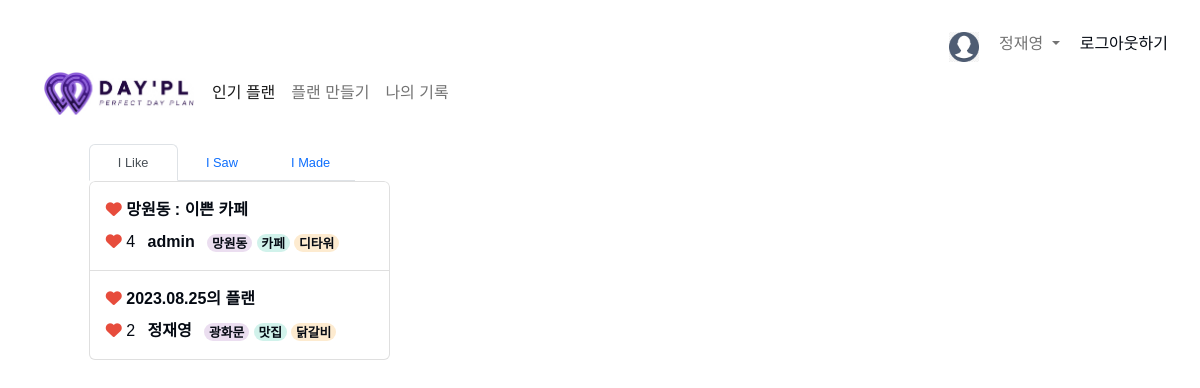
The app's page /saves/ (signed in) with its own data.
### common/models.py (models this page shows, shortened)
class Profile(models.Model):
    user       = models.OneToOneField(User, on_delete=models.CASCADE)
    uuid       = models.UUIDField(unique=True, default=uuid.uuid4)
    nickname   = models.CharField(max_length=64, blank=False)
    fullname   = models.CharField(max_length=64, blank=False)
    gender     = models.CharField(max_length=64, blank=False)
    birthdate  = models.DateField(max_length=64, blank=False)
    phone      = models.CharField(max_length=64, blank=False)
    rq_terms   = models.BooleanField(default=0)
    op_terms   = models.BooleanField(default=0)
    image      = models.ImageField(upload_to='photos/', null=True, default='static/img/profile_img.png')
    sign_date  = models.DateTimeField(auto_now_add=True)

### Day_Pl/models.py (models this page shows, shortened)
class Plan(models.Model):
    uuid         = models.UUIDField(max_length=128, default=uuid.uuid4)
    created_at   = models.DateTimeField(auto_now_add=True)
    modified_at  = models.DateTimeField(null=True)
    user         = models.ForeignKey(User, on_delete=models.SET_NULL, null=True)
    title        = models.CharField(max_length=64, default=f'{created_at}의 플랜')
    hashtag_area = models.CharField(max_length=32, blank=True)
    hashtag_type = models.CharField(max_length=32, blank=True)
    hashtag_pick = models.CharField(max_length=32, blank=True)
    like_users   = models.ManyToManyField(User, related_name='like_plans')
    view_users   = models.ManyToManyField(User, related_name='view_plans', through='UserPlanView')
    memo         = models.TextField(blank=True, null=True)
    public       = models.BooleanField(null=False, default=True)
    removed_at   = models.DateTimeField(blank=True, null=True)
    total_time   = models.CharField(max_length=64, blank=True, null=True)

### Day_Pl/views/saves.py (the view)
# urls.py: path("", browse.index, name = 'browse'), #! 메인 페이지
def index(request):
    if not request.user.is_authenticated:
        return redirect(reverse('common:login'))
    login_user = request.user
    like_plans = login_user.like_plans.all()
    view_plans = login_user.view_plans.all()
    my_plans   = Plan.objects.filter(user=login_user)
    like_plans_processed, view_plans_processed, my_plans_processed = [], [], []
    plans_places, check_planid = [], []
    for plan in like_plans:
        plan_dict = {
            'create_user': plan.user,
            'id'         : plan.id,
            'uuid'       : plan.uuid,
            'title'      : plan.title,
            'created_at' : plan.created_at,
            'modified_at'  : plan.modified_at,
            'hashtag_area' : plan.hashtag_area,
            'hashtag_type' : plan.hashtag_type,
            'hashtag_pick' : plan.hashtag_pick,
            'memo'       : plan.memo,
            'total_time' : plan.total_time,
            'public'     : plan.public,
            'like_count' : plan.like_users.count(),
        }
        plan_places = PlanPlace.objects.filter(plan = plan).order_by('order')
        if plan.id not in check_planid:
            plans_places.append(plan_places)
            check_planid.append(plan.id)
        like_plans_processed.append(plan_dict)
    for plan in view_plans:
        plan_dict = {
            'create_user': plan.user,
            'id'         : plan.id,
            'uuid'       : plan.uuid,
            'title'      : plan.title,
            'created_at' : plan.created_at,
            'modified_at'  : plan.modified_at,
            'hashtag_area' : plan.hashtag_area,
            'hashtag_type' : plan.hashtag_type,
            'hashtag_pick' : plan.hashtag_pick,
            'memo'       : plan.memo,
            'total_time' : plan.total_time,
            'public'     : plan.public,
            'like_count' : plan.like_users.count(),
        }
        plan_places = PlanPlace.objects.filter(plan = plan).order_by('order')
        if plan.id not in check_planid:
            plans_places.append(plan_places)
            check_planid.append(plan.id)
        if login_user.like_plans.filter(id=plan.id).exists():
            plan_dict['islike'] = True
        else:
            plan_dict['islike'] = False
        view_plans_processed.append(plan_dict)
    for plan in my_plans:
        plan_dict = {
            'create_user': plan.user,
            'id'         : plan.id,
            'uuid'       : plan.uuid,
            'title'      : plan.title,
            'created_at' : plan.created_at,
            'modified_at'  : plan.modified_at,
            'hashtag_area' : plan.hashtag_area,
            'hashtag_type' : plan.hashtag_type,
            'hashtag_pick' : plan.hashtag_pick,
            'memo'       : plan.memo,
            'total_time' : plan.total_time,
            'public'     : plan.public,
            'like_count' : plan.like_users.count(),
        }
        plan_places = PlanPlace.objects.filter(plan = plan).order_by('order')
        if plan.id not in check_planid:
            plans_places.append(plan_places)
            check_planid.append(plan.id)
        if login_user.like_plans.filter(id=plan.id).exists():
            plan_dict['islike'] = True
        else:
            plan_dict['islike'] = False
        my_plans_processed.append(plan_dict)
    context = {
        'plans_places'        : plans_places,
        'like_plans_processed': like_plans_processed,
        'view_plans_processed': view_plans_processed,
        'my_plans_processed'  : my_plans_processed,
    }
    return render(request, 'saves.html', context=context)

### templates/saves.html (shortened to what this page needs)
{% extends 'layout.html' %}
{% load static %}
{% block contents %}
    <main>
        <div class="d-flex justify-content-between" style="height:40rem;">
            <div style="width: 30rem;">
                {% include 'components/save_plan_container.html' %}
            </div>
            <div style="width: 25rem;">
            </div>
            <div style="width: 30rem;">
                {% include 'components/naver_map_container.html' %}
            </div>
        </div>
    </main>
{% endblock %}

### templates/components/after_login.html (shortened to what this page needs)
{% load static %}
<div class="d-flex justify-content-end">
	<img class="mt-3" height="30px" width="30px" src="{% static 'IMG/profile_img.png' %}" alt="유저 프로필 IMG">
	<nav class="navbar navbar-expand-lg bg-body-tertiary">
		<div class="container-fluid">
			<div class="collapse navbar-collapse" id="navbarSupportedContent">
				<ul class="navbar-nav me-auto mb-2 mb-lg-0">
					<li class="nav-item dropdown">
						<a class="nav-link dropdown-toggle" href="#" role="button" data-bs-toggle="dropdown" aria-expanded="false">
							{{ user.profile.nickname }}
						</a>
					</li>
				</ul>
			</div>
		</div>
	</nav>
	<a class="mt-3" href="{% url 'common:logout' %}">로그아웃하기</a>
</div>

### templates/components/save_plan_container.html (shortened to what this page needs)
<div style="width:90%; height:40rem;">
    <ul class="nav nav-tabs" id="myTab" role="tablist" style="width:100%;">
        <li class="nav-item" role="presentation" style="width: 33.333%;">
            <button class="nav-link active" id="like-tab1" data-bs-toggle="tab" data-bs-target="#like-tab2" type="button" role="tab" aria-controls="like-tab" aria-selected="true" style="width: 100%; font-size:0.8rem;">I Like</button>
        </li>
        <li class="nav-item" role="presentation" style="width: 33.333%;">
            <button class="nav-link" id="view-tab1" data-bs-toggle="tab" data-bs-target="#view-tab2" type="button" role="tab" aria-controls="view-tab" aria-selected="false" style="width: 100%; font-size:0.8rem;">I Saw</button>
        </li>
        <li class="nav-item" role="presentation" style="width: 33.333%;">
            <button class="nav-link" id="my-tab1" data-bs-toggle="tab" data-bs-target="#my-tab2" type="button" role="tab" aria-controls="my-tab" aria-selected="false" style="width: 100%; font-size:0.8rem;">I Made</button>
        </li>
    </ul>
    <div class="tab-content" id="myTabContent" style="width: 113%; overflow-y:scroll; height:40rem;">
        <div class="tab-pane fade show active list-group popular-plans__list" id="like-tab2" role="tabpanel" aria-labelledby="like-tab1" tabindex="0" style="width: 100%;">
            {% for plan in like_plans_processed %}
                {% if plan.public %}
                    <a class='popular-plan__box list-group-item list-group-item-action' id="{{ plan.id }}" data-id="{{ plan.uuid }}" name="{{ plan.title }}" style="width: 100%;">
                        <div class="popular-plan__detail" >
                            <div class="popular-plan__title" id="{{ plan.id }}"><i class="heart fa-solid fa-heart" data-planType="like" data-planId="{{ plan.id }}"></i> {{ plan.title }}</div>
                            <div class="popular-plan__more">
                                <span class="popular-plan__like">
                                    <i class="fa-solid fa-heart"></i>
                                    <span class="popular-plan__like-count">{{ plan.like_count }}</span>
                                </span>
                                <span class="popular-plan__nickname">{{ plan.create_user.profile.nickname }}</span>
                                <span class="popular-plan__hash area">{{ plan.hashtag_area }}</span>
                                <span class="popular-plan__hash type">{{ plan.hashtag_type }}</span>
                                <span class="popular-plan__hash pick">{{ plan.hashtag_pick }}</span>
                            </div>
                        </div>
                    </a>
                {% endif %}
            {% endfor %}
        </div>
    </div>
</div>

### static/CSS/style.css (style rules this page uses)
* { box-sizing: border-box; color: var(--color-text); }
html, body { width: 100%; height: 100%; }
body { font-family: 'Noto Sans KR', sans-serif; font-size: 16px; padding: 1rem 2rem 0rem 2rem; }
main { width: 90%; margin: auto; }
a { text-decoration: none; color: var(--color-text); transition: color 0.3s ease-in; }
button { background-color: transparent; outline: 0; border: 0; }
h1, h2, h3, p, ul { margin: 0; }
ul { list-style: none; padding: 0; }
.fa-heart { color: var(--color-red); }

### static/CSS/variables.css (style rules this page uses)
:root { --color-primary: var(--color-violet); --color-primary-variant: var(--color-lavender); --color-text: var(--color-black); --color-white: #ffffff; --color-black: #050a13; --color-violet: #8E44AD; --color-lavender: #EBDEF0; --color-red: #E74C3C; --color-yellow: #F4D03F; --color-light-yellow: #FDEBD0; --color-grey: #CED4D9; --color-light-grey: #f5f5f5; --color-mint: #D1F2EB; }

### static/CSS/popular.css (style rules this page uses)
.popular-plans__list { height: 90%; overflow-y: scroll; }
.popular-plan__box { padding: 1rem; }
.popular-plan__title { margin-bottom: 0.5rem; }
.popular-plan__nickname { font-weight: bold; margin: 0 0.5rem; }
.popular-plan__hash { font-size: 0.8rem; font-weight: bold; padding: 0.1rem 0.3rem; border-radius: 20px; }
.popular-plan__hash.area { background-color: var(--color-primary-variant); }
.popular-plan__hash.type { background-color: var(--color-mint); }
.popular-plan__hash.pick { background-color: var(--color-light-yellow); }
.popular-plan__title { font-weight: bold; }

### static/CSS/saves.css (style rules this page uses)
.tab-content { width: 100%; overflow-y: scroll; }

### records on screen
Plan: title "망원동 : 이쁜 카페", hashtag_area "망원동", hashtag_type "카페", hashtag_pick "디타워"
Plan: title "2023.08.25의 플랜", hashtag_area "광화문", hashtag_type "맛집", hashtag_pick "닭갈비"

### other values on screen
{{ user.profile.nickname }} "정재영"
{{ plan.like_count }} "4" "2"
{{ plan.create_user.profile.nickname }} "admin" "정재영"
